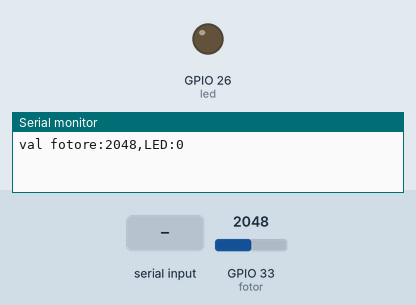
The sketch below on a simulated ESP32. On the bench: output pins drawn as LEDs (lit = HIGH), the last lines printed to the serial monitor. The test bench sets the inputs (shaded band); at power-on: GPIO 33 (fotor) = 2048.

Above: at 6.2 s.
6.3 s: "1" received over Serial
At 6.8 s:
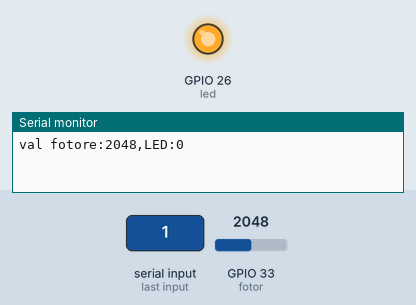
7.8 s: "0" received over Serial
At 9.2 s:
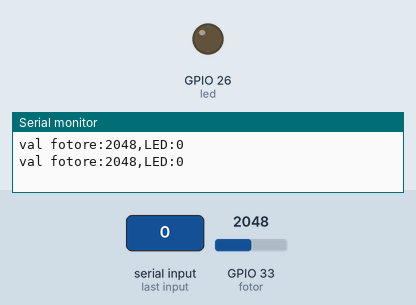
Timing chart, 0 to 10.8 s (numbered marks = the images above; inputs shaded):
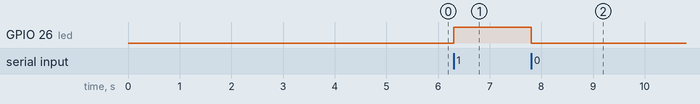

The sketch:

esp32_sensor.ino
```cpp
// Pines del ESP32
int led   = 26;
int fotor = 33;
int t = 5000;

int  fotoval = 0;
int estadoLED = 0;
char comando;

// Temporizador
unsigned long ultimaLectura = 0;
const unsigned long intervalo = 3000; // 3 segundos

void setup() {
    pinMode(led, OUTPUT);
    Serial.begin(115200);
    delay(t);
}

void loop() {
    // Revisar comando serial SIEMPRE, sin bloquear
    if (Serial.available() > 0) {
        comando = Serial.read(); // ← corregido: leer en 'comando', no en 'var'


if (comando == '1') {
      digitalWrite(led, HIGH);
      estadoLED = 1;
    } else if (comando == '0') {
      digitalWrite(led, LOW);
      estadoLED = 0;
    }
    // Cualquier otro byte es ignorado silenciosamente
  }

 // 2. Leer y enviar datos cada 3 segundos usando millis
    if (millis() - ultimaLectura >= intervalo) {
        ultimaLectura = millis();

        fotoval = analogRead(fotor); // ← una sola lectura dentro del bloque

        Serial.print("val fotore:");
        Serial.print(fotoval);
        Serial.print(",LED:");
        Serial.println(estadoLED);
    }
}
```

Measured:
- after the input at 6.3 s, GPIO 26 (led): LOW → HIGH at once
- after the input at 7.8 s, GPIO 26 (led): HIGH → LOW at once
